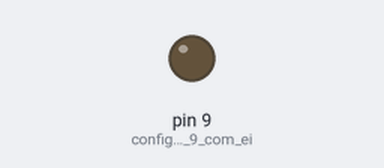
A sketch run on a simulated Arduino Uno, built with avr-gcc and run on an emulated ATmega328P. Shown: output pins drawn as LEDs (lit = HIGH).

Above: at 0.15 s.
At 39.84 s:
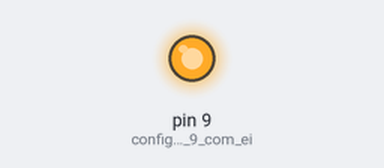
Timing chart, 0 to 40.0 s (numbered marks = the images above):
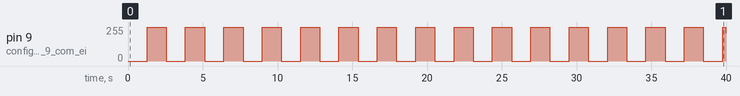

The sketch:

ARD_16b.ino
```cpp
/*
 * CARTROTECH  (www.cartrocreatiu.es)
 *
 * Projecte nº: ARD016b
 * Data: 17.10.2021
 * Descripcio: Pujar i baixar la intensitat del laser
 * Nota:
 *
 */

int laser = 0;  //defineix la variable laser

void setup()
{
  pinMode(9,OUTPUT);  //configura el pin 9 com eixida
}

void loop()
{
  for (laser = 0; laser <= 255; laser += 1)
  {
    analogWrite(9,laser);    //escriu en el pin 9 el valor de laser
    delay(5);               //espera 5 mil·lisegons
  }
  for (laser = 255; laser >= 0; laser -= 1)
  {
    analogWrite(9,laser);
    delay(5);
  }
}
```

Measured:
- by itself, pin 9 (configura_el_pin_9_com_ei): 0/255 → 255/255 at 1.3 s, → 0/255 1.3 s later, → 255/255 1.3 s later, → 0/255 1.3 s later, … (32 changes in this stretch)
